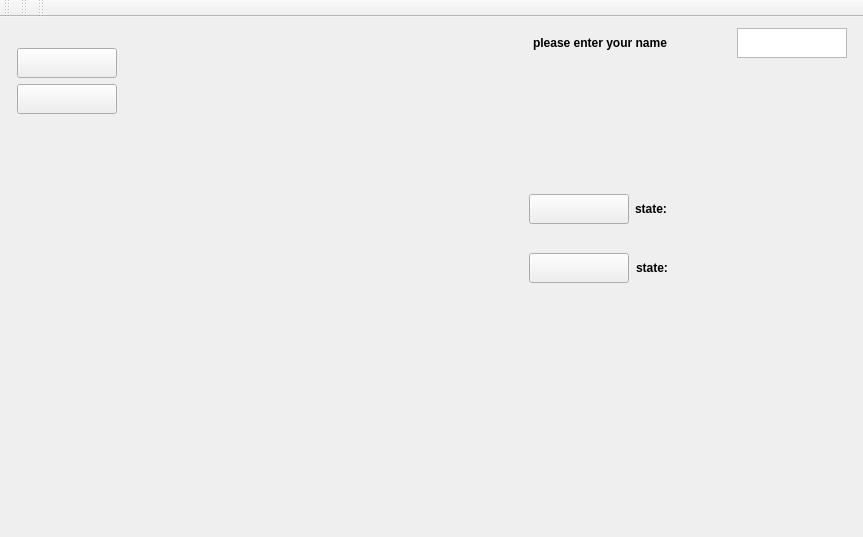
<?xml version="1.0" encoding="UTF-8"?>
<ui version="4.0">
 <class>facerecognizer_guiClass</class>
 <widget class="QMainWindow" name="facerecognizer_guiClass">
  <property name="geometry">
   <rect>
    <x>0</x>
    <y>0</y>
    <width>863</width>
    <height>537</height>
   </rect>
  </property>
  <property name="minimumSize">
   <size>
    <width>863</width>
    <height>537</height>
   </size>
  </property>
  <property name="maximumSize">
   <size>
    <width>863</width>
    <height>537</height>
   </size>
  </property>
  <property name="windowTitle">
   <string>facerecognizer_gui</string>
  </property>
  <property name="styleSheet">
   <string notr="true">background-image: url(:/facerecognizer_gui/Resources/back.jpg);</string>
  </property>
  <widget class="QWidget" name="centralWidget">
   <layout class="QFormLayout" name="formLayout">
    <item row="0" column="1">
     <layout class="QHBoxLayout" name="horizontalLayout_4">
      <item>
       <layout class="QVBoxLayout" name="verticalLayout_3">
        <item>
         <layout class="QVBoxLayout" name="verticalLayout">
          <property name="leftMargin">
           <number>0</number>
          </property>
          <item>
           <widget class="QLabel" name="label_2">
            <property name="text">
             <string/>
            </property>
           </widget>
          </item>
          <item>
           <widget class="QPushButton" name="ShowButton">
            <property name="minimumSize">
             <size>
              <width>100</width>
              <height>30</height>
             </size>
            </property>
            <property name="maximumSize">
             <size>
              <width>100</width>
              <height>30</height>
             </size>
            </property>
            <property name="text">
             <string/>
            </property>
           </widget>
          </item>
          <item>
           <widget class="QPushButton" name="CloseCamera">
            <property name="minimumSize">
             <size>
              <width>100</width>
              <height>30</height>
             </size>
            </property>
            <property name="maximumSize">
             <size>
              <width>100</width>
              <height>30</height>
             </size>
            </property>
            <property name="text">
             <string/>
            </property>
           </widget>
          </item>
          <item>
           <spacer name="verticalSpacer">
            <property name="orientation">
             <enum>Qt::Vertical</enum>
            </property>
            <property name="sizeHint" stdset="0">
             <size>
              <width>20</width>
              <height>40</height>
             </size>
            </property>
           </spacer>
          </item>
         </layout>
        </item>
       </layout>
      </item>
      <item>
       <widget class="QLabel" name="label">
        <property name="minimumSize">
         <size>
          <width>400</width>
          <height>465</height>
         </size>
        </property>
        <property name="maximumSize">
         <size>
          <width>400</width>
          <height>465</height>
         </size>
        </property>
        <property name="text">
         <string>&lt;html&gt;&lt;head/&gt;&lt;body&gt;&lt;p&gt;&lt;img src=&quot;:/facerecognizer_gui/Resources/cameraback.jpg&quot;/&gt;&lt;/p&gt;&lt;/body&gt;&lt;/html&gt;</string>
        </property>
       </widget>
      </item>
      <item>
       <layout class="QVBoxLayout" name="verticalLayout_2">
        <property name="leftMargin">
         <number>0</number>
        </property>
        <property name="topMargin">
         <number>0</number>
        </property>
        <property name="rightMargin">
         <number>0</number>
        </property>
        <property name="bottomMargin">
         <number>0</number>
        </property>
        <item>
         <layout class="QHBoxLayout" name="horizontalLayout">
          <property name="spacing">
           <number>0</number>
          </property>
          <property name="leftMargin">
           <number>0</number>
          </property>
          <property name="topMargin">
           <number>0</number>
          </property>
          <property name="rightMargin">
           <number>0</number>
          </property>
          <property name="bottomMargin">
           <number>0</number>
          </property>
          <item>
           <widget class="QLabel" name="label_8">
            <property name="minimumSize">
             <size>
              <width>200</width>
              <height>30</height>
             </size>
            </property>
            <property name="maximumSize">
             <size>
              <width>200</width>
              <height>30</height>
             </size>
            </property>
            <property name="text">
             <string>&lt;html&gt;&lt;head/&gt;&lt;body&gt;&lt;p&gt;&lt;span style=&quot; font-weight:600;&quot;&gt;please enter your name&lt;/span&gt;&lt;/p&gt;&lt;/body&gt;&lt;/html&gt;</string>
            </property>
           </widget>
          </item>
          <item>
           <widget class="QTextEdit" name="name">
            <property name="minimumSize">
             <size>
              <width>110</width>
              <height>30</height>
             </size>
            </property>
            <property name="maximumSize">
             <size>
              <width>110</width>
              <height>30</height>
             </size>
            </property>
           </widget>
          </item>
         </layout>
        </item>
        <item>
         <layout class="QHBoxLayout" name="horizontalLayout_5">
          <item>
           <widget class="QLabel" name="photo">
            <property name="minimumSize">
             <size>
              <width>92</width>
              <height>112</height>
             </size>
            </property>
            <property name="maximumSize">
             <size>
              <width>92</width>
              <height>112</height>
             </size>
            </property>
            <property name="text">
             <string>&lt;html&gt;&lt;head/&gt;&lt;body&gt;&lt;p&gt;&lt;img src=&quot;:/facerecognizer_gui/Resources/photoback.jpg&quot;/&gt;&lt;/p&gt;&lt;/body&gt;&lt;/html&gt;</string>
            </property>
           </widget>
          </item>
          <item>
           <widget class="QLabel" name="label_9">
            <property name="text">
             <string/>
            </property>
           </widget>
          </item>
         </layout>
        </item>
        <item>
         <layout class="QHBoxLayout" name="horizontalLayout_2">
          <property name="leftMargin">
           <number>0</number>
          </property>
          <property name="topMargin">
           <number>0</number>
          </property>
          <property name="rightMargin">
           <number>0</number>
          </property>
          <property name="bottomMargin">
           <number>0</number>
          </property>
          <item>
           <widget class="QPushButton" name="TakePhoto">
            <property name="minimumSize">
             <size>
              <width>100</width>
              <height>30</height>
             </size>
            </property>
            <property name="maximumSize">
             <size>
              <width>100</width>
              <height>30</height>
             </size>
            </property>
            <property name="text">
             <string/>
            </property>
           </widget>
          </item>
          <item>
           <widget class="QLabel" name="label_4">
            <property name="minimumSize">
             <size>
              <width>60</width>
              <height>30</height>
             </size>
            </property>
            <property name="maximumSize">
             <size>
              <width>60</width>
              <height>30</height>
             </size>
            </property>
            <property name="text">
             <string>&lt;html&gt;&lt;head/&gt;&lt;body&gt;&lt;p&gt;&lt;span style=&quot; font-weight:600;&quot;&gt;state:&lt;/span&gt;&lt;/p&gt;&lt;/body&gt;&lt;/html&gt;</string>
            </property>
           </widget>
          </item>
          <item>
           <widget class="QLabel" name="label_3">
            <property name="text">
             <string/>
            </property>
           </widget>
          </item>
         </layout>
        </item>
        <item>
         <layout class="QHBoxLayout" name="horizontalLayout_3">
          <property name="spacing">
           <number>7</number>
          </property>
          <property name="leftMargin">
           <number>0</number>
          </property>
          <property name="topMargin">
           <number>0</number>
          </property>
          <property name="rightMargin">
           <number>0</number>
          </property>
          <property name="bottomMargin">
           <number>0</number>
          </property>
          <item>
           <widget class="QPushButton" name="Train">
            <property name="minimumSize">
             <size>
              <width>100</width>
              <height>30</height>
             </size>
            </property>
            <property name="maximumSize">
             <size>
              <width>100</width>
              <height>30</height>
             </size>
            </property>
            <property name="text">
             <string/>
            </property>
           </widget>
          </item>
          <item>
           <widget class="QLabel" name="label_5">
            <property name="minimumSize">
             <size>
              <width>60</width>
              <height>30</height>
             </size>
            </property>
            <property name="maximumSize">
             <size>
              <width>60</width>
              <height>30</height>
             </size>
            </property>
            <property name="text">
             <string>&lt;html&gt;&lt;head/&gt;&lt;body&gt;&lt;p&gt;&lt;span style=&quot; font-weight:600;&quot;&gt;state:&lt;/span&gt;&lt;/p&gt;&lt;/body&gt;&lt;/html&gt;</string>
            </property>
           </widget>
          </item>
          <item>
           <widget class="QLabel" name="label_6">
            <property name="text">
             <string/>
            </property>
           </widget>
          </item>
         </layout>
        </item>
        <item>
         <layout class="QHBoxLayout" name="horizontalLayout_6">
          <item>
           <spacer name="horizontalSpacer">
            <property name="orientation">
             <enum>Qt::Horizontal</enum>
            </property>
            <property name="sizeHint" stdset="0">
             <size>
              <width>40</width>
              <height>20</height>
             </size>
            </property>
           </spacer>
          </item>
          <item>
           <widget class="QLabel" name="label_10">
            <property name="minimumSize">
             <size>
              <width>200</width>
              <height>225</height>
             </size>
            </property>
            <property name="maximumSize">
             <size>
              <width>200</width>
              <height>225</height>
             </size>
            </property>
            <property name="text">
             <string/>
            </property>
           </widget>
          </item>
         </layout>
        </item>
       </layout>
      </item>
     </layout>
    </item>
   </layout>
  </widget>
  <widget class="QToolBar" name="mainToolBar">
   <attribute name="toolBarArea">
    <enum>TopToolBarArea</enum>
   </attribute>
   <attribute name="toolBarBreak">
    <bool>false</bool>
   </attribute>
  </widget>
  <widget class="QToolBar" name="toolBar">
   <property name="windowTitle">
    <string>toolBar</string>
   </property>
   <attribute name="toolBarArea">
    <enum>TopToolBarArea</enum>
   </attribute>
   <attribute name="toolBarBreak">
    <bool>false</bool>
   </attribute>
  </widget>
  <widget class="QMenuBar" name="menuBar">
   <property name="geometry">
    <rect>
     <x>0</x>
     <y>0</y>
     <width>863</width>
     <height>26</height>
    </rect>
   </property>
  </widget>
  <widget class="QToolBar" name="toolBar_2">
   <property name="windowTitle">
    <string>toolBar_2</string>
   </property>
   <attribute name="toolBarArea">
    <enum>TopToolBarArea</enum>
   </attribute>
   <attribute name="toolBarBreak">
    <bool>false</bool>
   </attribute>
  </widget>
 </widget>
 <layoutdefault spacing="6" margin="11"/>
 <resources>
  <include location="facerecognizer_gui.qrc"/>
 </resources>
 <connections>
  <connection>
   <sender>TakePhoto</sender>
   <signal>clicked()</signal>
   <receiver>facerecognizer_guiClass</receiver>
   <slot>on_TakePhoto_clicked()</slot>
   <hints>
    <hint type="sourcelabel">
     <x>546</x>
     <y>243</y>
    </hint>
    <hint type="destinationlabel">
     <x>836</x>
     <y>60</y>
    </hint>
   </hints>
  </connection>
  <connection>
   <sender>TakePhoto</sender>
   <signal>released()</signal>
   <receiver>facerecognizer_guiClass</receiver>
   <slot>TakePhoto_clicked()</slot>
   <hints>
    <hint type="sourcelabel">
     <x>546</x>
     <y>243</y>
    </hint>
    <hint type="destinationlabel">
     <x>684</x>
     <y>112</y>
    </hint>
   </hints>
  </connection>
  <connection>
   <sender>Train</sender>
   <signal>clicked()</signal>
   <receiver>facerecognizer_guiClass</receiver>
   <slot>Train_clicked()</slot>
   <hints>
    <hint type="sourcelabel">
     <x>546</x>
     <y>282</y>
    </hint>
    <hint type="destinationlabel">
     <x>864</x>
     <y>261</y>
    </hint>
   </hints>
  </connection>
  <connection>
   <sender>CloseCamera</sender>
   <signal>clicked()</signal>
   <receiver>facerecognizer_guiClass</receiver>
   <slot>CloseCarmera_clicked()</slot>
   <hints>
    <hint type="sourcelabel">
     <x>102</x>
     <y>305</y>
    </hint>
    <hint type="destinationlabel">
     <x>51</x>
     <y>197</y>
    </hint>
   </hints>
  </connection>
  <connection>
   <sender>ShowButton</sender>
   <signal>clicked()</signal>
   <receiver>facerecognizer_guiClass</receiver>
   <slot>ShowButton_clicked()</slot>
   <hints>
    <hint type="sourcelabel">
     <x>104</x>
     <y>268</y>
    </hint>
    <hint type="destinationlabel">
     <x>64</x>
     <y>75</y>
    </hint>
   </hints>
  </connection>
 </connections>
 <slots>
  <slot>TakePhoto_clicked()</slot>
  <slot>Train_clicked()</slot>
  <slot>CloseCarmera_clicked()</slot>
  <slot>ShowButton_clicked()</slot>
 </slots>
</ui>
